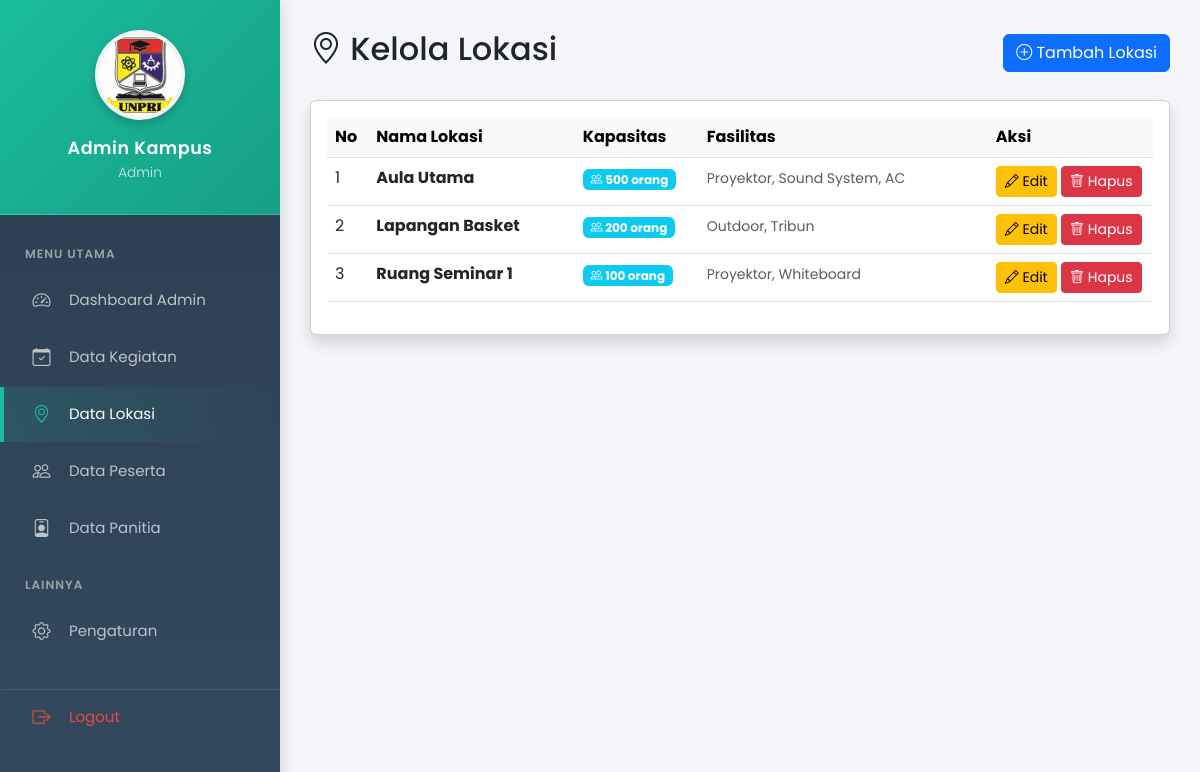
Page /pages/lokasi/index.php (signed in) on the committed database.
### tables this page shows
CREATE TABLE `lokasi` (
  `id_lokasi` int(11) NOT NULL,
  `nama_lokasi` varchar(100) NOT NULL,
  `kapasitas` int(11) DEFAULT NULL,
  `fasilitas` text DEFAULT NULL,
  `created_at` timestamp NOT NULL DEFAULT current_timestamp()
);

### pages/lokasi/index.php (the view, shortened to what this page needs)
<?php
require_once '../../config/database.php';
$query = "SELECT * FROM lokasi ORDER BY nama_lokasi ASC";
$result = mysqli_query($conn, $query);
?>
<!DOCTYPE html>
<html lang="id">
<head>
    <link href="https://cdn.jsdelivr.net/npm/bootstrap@5.3.0/dist/css/bootstrap.min.css" rel="stylesheet">
    <link rel="stylesheet" href="https://cdn.jsdelivr.net/npm/bootstrap-icons@1.10.0/font/bootstrap-icons.css">
</head>
<body>
    <?php include '../../navbar.php'; ?>
    <div class="container mt-4 mb-5">
        <div class="d-flex justify-content-between align-items-center mb-4">
            <h2><i class="bi bi-geo-alt"></i> Kelola Lokasi</h2>
            <a href="tambah.php" class="btn btn-primary">
                <i class="bi bi-plus-circle"></i> Tambah Lokasi
            </a>
        </div>
        <div class="card shadow">
            <div class="card-body">
                <?php if (mysqli_num_rows($result) > 0): ?>
                    <div class="table-responsive">
                        <table class="table table-hover">
                            <thead class="table-light">
                                <tr>
                                    <th width="5%">No</th>
                                    <th width="25%">Nama Lokasi</th>
                                    <th width="15%">Kapasitas</th>
                                    <th width="35%">Fasilitas</th>
                                    <th width="20%">Aksi</th>
                                </tr>
                            </thead>
                            <tbody>
                                <?php
                                $no = 1;
                                while ($row = mysqli_fetch_assoc($result)):
                                ?>
                                <tr>
                                    <td><?= $no++ ?></td>
                                    <td><strong><?= $row['nama_lokasi'] ?></strong></td>
                                    <td>
                                        <span class="badge bg-info">
                                            <i class="bi bi-people"></i> <?= $row['kapasitas'] ?> orang
                                        </span>
                                    </td>
                                    <td>
                                        <small class="text-muted"><?= $row['fasilitas'] ?></small>
                                    </td>
                                    <td>
                                        <a href="edit.php?id=<?= $row['id_lokasi'] ?>"
                                           class="btn btn-sm btn-warning">
                                            <i class="bi bi-pencil"></i> Edit
                                        </a>
                                        <a href="index.php?delete=<?= $row['id_lokasi'] ?>"
                                           class="btn btn-sm btn-danger"
                                           onclick="return confirm('Yakin ingin menghapus lokasi ini?')">
                                            <i class="bi bi-trash"></i> Hapus
                                        </a>
                                    </td>
                                </tr>
                                <?php endwhile; ?>
                            </tbody>
                        </table>
                    </div>
                <?php endif; ?>
            </div>
        </div>
    </div>
</body>
</html>

### css/sidebar.css (style rules this page uses)
body { background-color: #f4f6f9; font-family: 'Poppins', sans-serif; }
.main-content { margin-left: 280px; padding: 30px; transition: 0.3s; }

### navbar.php (style rules this page uses)
@media (min-width: 769px) { body > .container, body > .container-fluid { margin-left: 280px !important; max-width: calc(100% - 280px) !important; padding: 30px !important; } }

### rows in the picture
lokasi: nama_lokasi "Aula Utama", kapasitas "500", fasilitas "Proyektor, Sound System, AC"
lokasi: nama_lokasi "Lapangan Basket", kapasitas "200", fasilitas "Outdoor, Tribun"
lokasi: nama_lokasi "Ruang Seminar 1", kapasitas "100", fasilitas "Proyektor, Whiteboard"

### other values in the picture
$nama_user "Admin Kampus"
$role "Admin"
